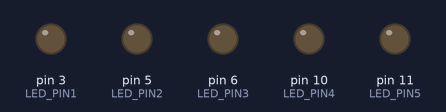
Bench run of a sketch on a simulated Arduino Uno, built with avr-gcc and run on an emulated ATmega328P. Shown: output pins drawn as LEDs (lit = HIGH).

Above: at 0.05 s.
At 2.55 s:
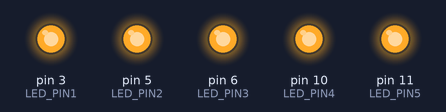
Timing chart, 0 to 5.9 s (numbered marks = the images above):
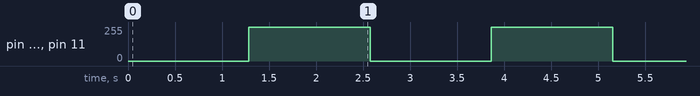

Measured:
- by itself, pin 3 (LED_PIN1), pin 5 (LED_PIN2), pin 6 (LED_PIN3), pin 10 (LED_PIN4), pin 11 (LED_PIN5): alternates 255/255 for 1.3 s and 0/255 for 1.3 s

The sketch:

Experiment04.ino
```cpp
// Intialisinng the LED's
int LED_PIN1 = 3;
int LED_PIN2 = 5;
int LED_PIN3 = 6;
int LED_PIN4 = 10;
int LED_PIN5 = 11;

void setup() {
  pinMode(LED_PIN1, OUTPUT);
  pinMode(LED_PIN2, OUTPUT);
  pinMode(LED_PIN3, OUTPUT);
  pinMode(LED_PIN4, OUTPUT);
  pinMode(LED_PIN5, OUTPUT);
}

void loop() {
  for (int i = 0; i <= 255; i++) {     // Brighten the LED's
    analogWrite(LED_PIN1, i);
    analogWrite(LED_PIN2, i);
    analogWrite(LED_PIN3, i);
    analogWrite(LED_PIN4, i);
    analogWrite(LED_PIN5, i);
    delay(5);
  }
  for (int i = 255; i >= 0; i--) {     // Fade the LED's
    analogWrite(LED_PIN1, i);
    analogWrite(LED_PIN2, i);
    analogWrite(LED_PIN3, i);
    analogWrite(LED_PIN4, i);
    analogWrite(LED_PIN5, i);
    delay(5);
  }
}
```
